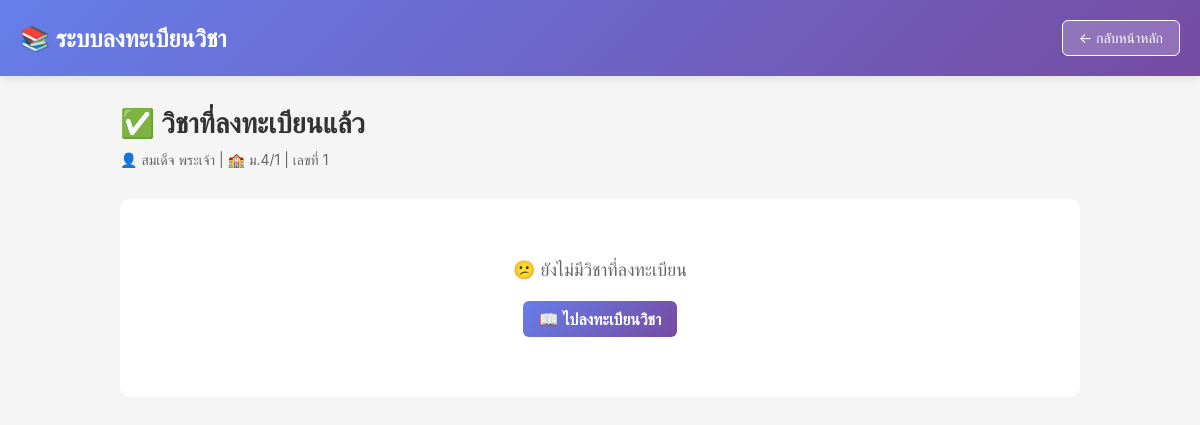
The page /enrollments.php (signed in) on the database its author committed.
### tables this page shows
CREATE TABLE users (
    id INT AUTO_INCREMENT PRIMARY KEY,
    student_id VARCHAR(50) UNIQUE NOT NULL,
    username VARCHAR(100) UNIQUE NOT NULL,
    password VARCHAR(255) NOT NULL,
    full_name VARCHAR(150) NOT NULL,
    class_room VARCHAR(50),
    class_number INT,
    email VARCHAR(100),
    role ENUM('student', 'admin') DEFAULT 'student',
    status ENUM('active', 'inactive') DEFAULT 'active',
    created_at TIMESTAMP DEFAULT CURRENT_TIMESTAMP,
    updated_at TIMESTAMP DEFAULT CURRENT_TIMESTAMP ON UPDATE CURRENT_TIMESTAMP,
    INDEX idx_student_id (student_id),
    INDEX idx_username (username),
    INDEX idx_role (role)
);

### enrollments.php (the view, shortened to what this page needs)
<?php
include 'config.php';
$user_id = $_SESSION['user_id'];
$user_query = "SELECT full_name, class_room, class_number FROM users WHERE id = ?";
$user_stmt = $conn->prepare($user_query);
$user_stmt->bind_param("i", $user_id);
$user_stmt->execute();
$user_data = $user_stmt->get_result()->fetch_assoc();
$config_query = "SELECT config_value FROM admin_config WHERE config_key = 'current_semester'";
$config_stmt = $conn->prepare($config_query);
$config_stmt->execute();
$config_result = $config_stmt->get_result()->fetch_assoc();
$current_semester = $config_result ? (int)$config_result['config_value'] : 1;
$year_query = "SELECT config_value FROM admin_config WHERE config_key = 'current_academic_year'";
$year_stmt = $conn->prepare($year_query);
$year_stmt->execute();
$year_result = $year_stmt->get_result()->fetch_assoc();
$current_year = $year_result ? (int)$year_result['config_value'] : 2024;
$query = "SELECT c.id, c.course_code, c.course_name, c.teacher_name, c.credits, c.schedule_day, c.schedule_time, c.semester, c.grade_level,
          e.enrolled_at
          FROM enrollments e
          JOIN courses c ON e.course_id = c.id
          WHERE e.student_id = ? AND e.enrollment_status = 'enrolled' AND e.academic_year = ? AND c.semester = ?
          ORDER BY c.semester, e.enrolled_at DESC";
$stmt = $conn->prepare($query);
$stmt->bind_param("iii", $user_id, $current_year, $current_semester);
$stmt->execute();
$enrollments = $stmt->get_result();
?>
<!DOCTYPE html>
<html lang="th">
<head>
</head>
<body>
    <div class="navbar">
        <div class="navbar-container">
            <div style="font-size: 24px; font-weight: 700;">📚 <?php echo SITE_NAME; ?></div>
            <a href="index.php" class="btn-back">← กลับหน้าหลัก</a>
        </div>
    </div>
    <div class="container">
        <div class="page-header">
            <div>
                <h2>✅ วิชาที่ลงทะเบียนแล้ว</h2>
                <div style="color: #666; font-size: 14px; margin-top: 10px;">
                    👤 <?php echo htmlspecialchars($user_data['full_name']); ?>
                    | 🏫 <?php echo htmlspecialchars($user_data['class_room']); ?>
                    | เลขที่ <?php echo $user_data['class_number']; ?>
                </div>
            </div>
        </div>
        <?php if ($enrollments->num_rows > 0): ?>
            <div class="stats">
                <div class="stat-card">
                    <div class="stat-label">📚 จำนวนวิชา</div>
                    <div class="stat-value"><?php echo $enrollments->num_rows; ?></div>
                </div>
                <div class="stat-card">
                    <div class="stat-label">⭐ รวมหน่วยกิต</div>
                    <div class="stat-value" id="total-credits">--</div>
                </div>
            </div>
            <div class="table-container">
                <table>
                    <thead>
                        <tr>
                            <th>รหัสวิชา</th>
                            <th>ชื่อวิชา</th>
                            <th>ครูผู้สอน</th>
                            <th>เวลา</th>
                            <th>ภาค</th>
                            <th>หน่วยกิต</th>
                            <th>วันที่ลงทะเบียน</th>
                        </tr>
                    </thead>
                    <tbody>
                        <?php
                        $enrollments->data_seek(0);
                        $total = 0;
                        while ($row = $enrollments->fetch_assoc()):
                            $total += $row['credits'];
                        ?>
                            <tr>
                                <td><?php echo $row['course_code']; ?></td>
                                <td><?php echo $row['course_name']; ?></td>
                                <td><?php echo $row['teacher_name']; ?></td>
                                <td><?php echo $row['schedule_time']; ?></td>
                                <td><?php echo $row['semester']; ?></td>
                                <td><?php echo $row['credits']; ?></td>
                                <td><?php echo date('d/m/Y', strtotime($row['enrolled_at'])); ?></td>
                            </tr>
                        <?php endwhile; ?>
                    </tbody>
                </table>
            </div>
            <script>
                document.getElementById('total-credits').textContent = <?php echo $total; ?>;
            </script>
        <?php else: ?>
            <div class="empty-state">
                <p>😕 ยังไม่มีวิชาที่ลงทะเบียน</p>
                <a href="courses.php" class="btn-enroll">📖 ไปลงทะเบียนวิชา</a>
            </div>
        <?php endif; ?>
    </div>
</body>
</html>

### enrollments.php (style rules this page uses)
* { margin: 0; padding: 0; box-sizing: border-box; }
body { font-family: -apple-system, BlinkMacSystemFont, 'Segoe UI', Roboto, sans-serif; background: #f5f5f5; }
.navbar { background: linear-gradient(135deg, #667eea 0%, #764ba2 100%); color: white; padding: 20px 0; box-shadow: 0 2px 10px rgba(0,0,0,0.1); }
.navbar-container { max-width: 1200px; margin: 0 auto; padding: 0 20px; display: flex; justify-content: space-between; align-items: center; }
.btn-back { padding: 8px 16px; background: rgba(255,255,255,0.2); color: white; border: 1px solid white; border-radius: 6px; cursor: pointer; text-decoration: none; font-size: 14px; transition: all 0.3s; }
.container { max-width: 1000px; margin: 30px auto; padding: 0 20px; }
.page-header { display: flex; justify-content: space-between; align-items: center; margin-bottom: 30px; }
.page-header h2 { font-size: 28px; color: #333; }
.empty-state { text-align: center; padding: 60px 20px; background: white; border-radius: 10px; }
.empty-state p { font-size: 18px; color: #666; margin-bottom: 20px; }
.btn-enroll { padding: 8px 16px; background: linear-gradient(135deg, #667eea 0%, #764ba2 100%); color: white; text-decoration: none; border-radius: 6px; font-weight: 600; transition: all 0.3s; display: inline-block; }

### rows shown on the page
users: full_name "สมเด็จ พระเจ้า", class_room "ม.4/1", class_number "1"

### other values the page prints
SITE_NAME "ระบบลงทะเบียนวิชา"
